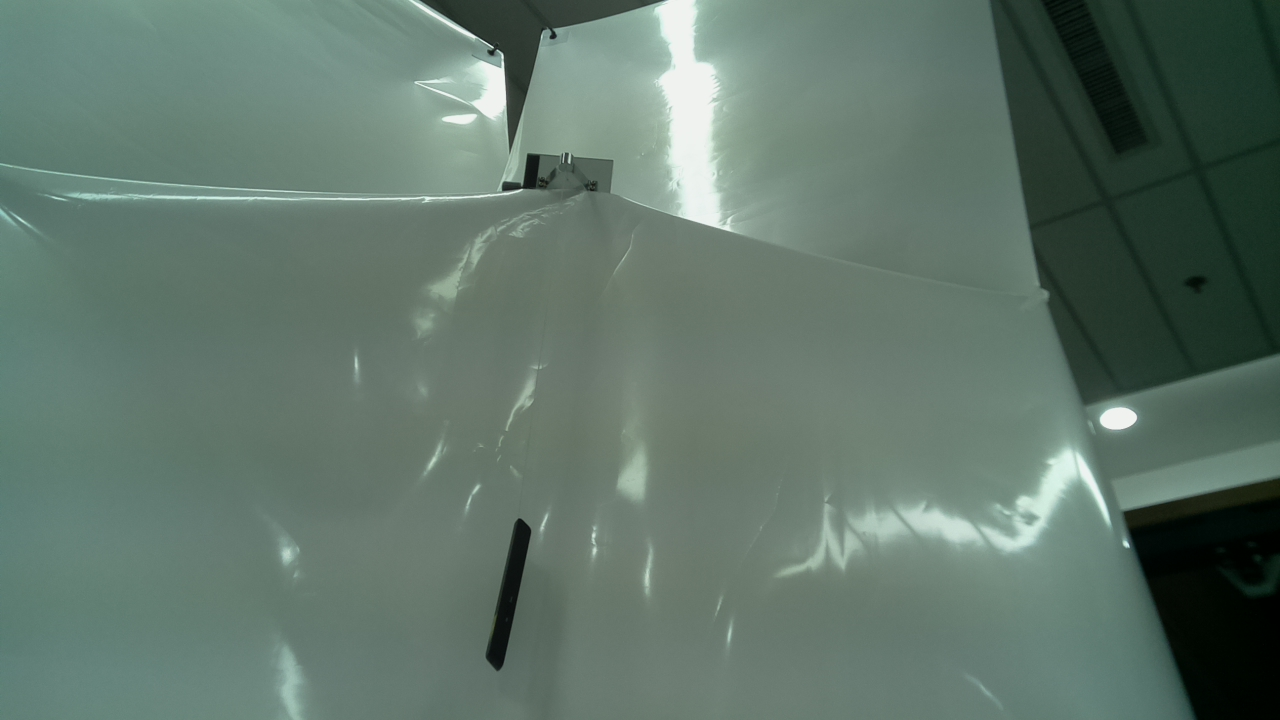
#> input picture testcase/1.jpg, 1280 x 720 px, given in place of , which was not available
$ python livevideoAna.py
#> lines starting #> are read from the running program, lines starting #| are printed output that depends on the picture; after the words box and inside, x2 and y2 are one past the last pixel; in counts of white or black regions, pixels touching at a corner belong together; pictures that were not available may be replaced by others from this repository, and a replacement may not be noted
import cv2
import numpy as np
import matplotlib.pyplot as plt
import time
import math
import winsound
import sys

ProgramStartTime = time.time()
# 620x480
file_test = r"http://169.254.121.50:8080/?action=stream"
cap = cv2.VideoCapture(file_test)


# region 模块化算法
def showimg(img):
    plt.imshow(img, "gray")
    plt.show()


def imgRoundDect(img):
    ret, thre_img1 = cv2.threshold(img, 50, 255, cv2.THRESH_BINARY)
    return 255 - thre_img1


# 计算二值化图像中有数据图像的中心点
def findRealCont(thimg):
    contours, hierarchy = cv2.findContours(thimg, cv2.RETR_TREE, cv2.CHAIN_APPROX_SIMPLE)
    finalCon = contours[0]
    for con in contours:
        if cv2.contourArea(con) < 1000:
            continue
        else:
            finalCon = con
    finalCon.resize(finalCon.shape[0], 2)
    return finalCon, thimg


def meanPoint(thimg):
    contours = findRealCont(thimg)
    avr_x, avr_y = np.mean(contours, axis=0)
    return int(avr_x), int(avr_y)


def centerPoint(thimg):
    mom = cv2.moments(thimg)
    center_x = int(mom["m10"] / mom["m00"])
    center_y = int(mom["m01"] / mom["m00"])
    return center_x, center_y


def drawCenterPoint(img):
    meanX, meanY = centerPoint(img)
    img_rgb = cv2.cvtColor(img, cv2.COLOR_GRAY2BGR)
    cv2.circle(img_rgb, (meanX, meanY), 3, (0, 0, 255))
    cv2.imshow("centerPoint", img_rgb)
    return meanX, meanY


def drawCont(thimg):
    tempimg = thimg.copy()
    contours = findRealCont(tempimg)
    img_rgb = cv2.cvtColor(tempimg, cv2.COLOR_GRAY2BGR)
    for point in contours:
        cv2.circle(tempimg, point, 1, (0, 0, 255))
    cv2.imshow("Cont", tempimg)


def drawPointonImg(img, px, py):
    img_rgb = cv2.cvtColor(img, cv2.COLOR_GRAY2BGR)
    cv2.circle(img_rgb, (px, py), 3, (0, 0, 255))
    cv2.imshow("centerPoint", img_rgb)


def signal(intput):
    if intput >= 0:
        return 1
    if intput < 0:
        return -1


def Time2Length(time):
    return time ** 2 * 9.886 / (4 * math.pi ** 2)


# endregion

# region 控制变量
isFirstShow = True
LastX = 0
DireX = 0
LastY = 0
DireY = 0
Ttime = []
couter = 0
startTime = 0
LastTime = 0
# endregion
Lresult = 0
RangeXChangement=0
while True:
    if time.time() - ProgramStartTime > 23:
        break
    # region 取帧
    ret, frame = cap.read()
#> frame is the input picture: shape (720, 1280, 3); mean B, G, R 106.2, 117.3, 96.4
    # 如果视频结束，跳出循环
    if not ret:
        break
    cv2.imshow("source", frame)
    # frame=frame[cut_y_offset:550,cut_x_offset:850]
    # cv2.imshow("cut", frame)
    img = cv2.cvtColor(frame, cv2.COLOR_BGR2GRAY)
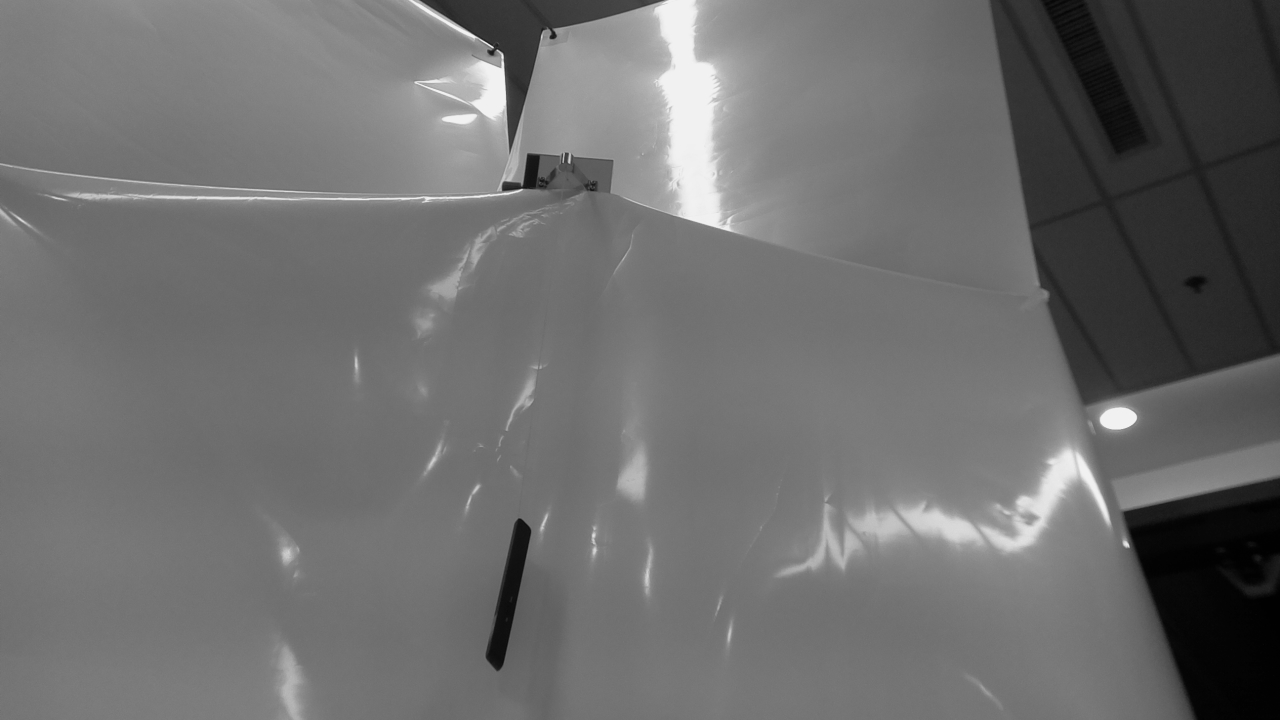
#> img: shape (720, 1280); min 1, max 243, mean 109.8
    if isFirstShow:
        isFirstShow = False
        showimg(img)
    # endregion
    thimg = imgRoundDect(img)  # 二值化
#> in imgRoundDect, `ret, thre_img1 = cv2.threshold(img, 50, 255, cv2.THRESH_BINARY)`:
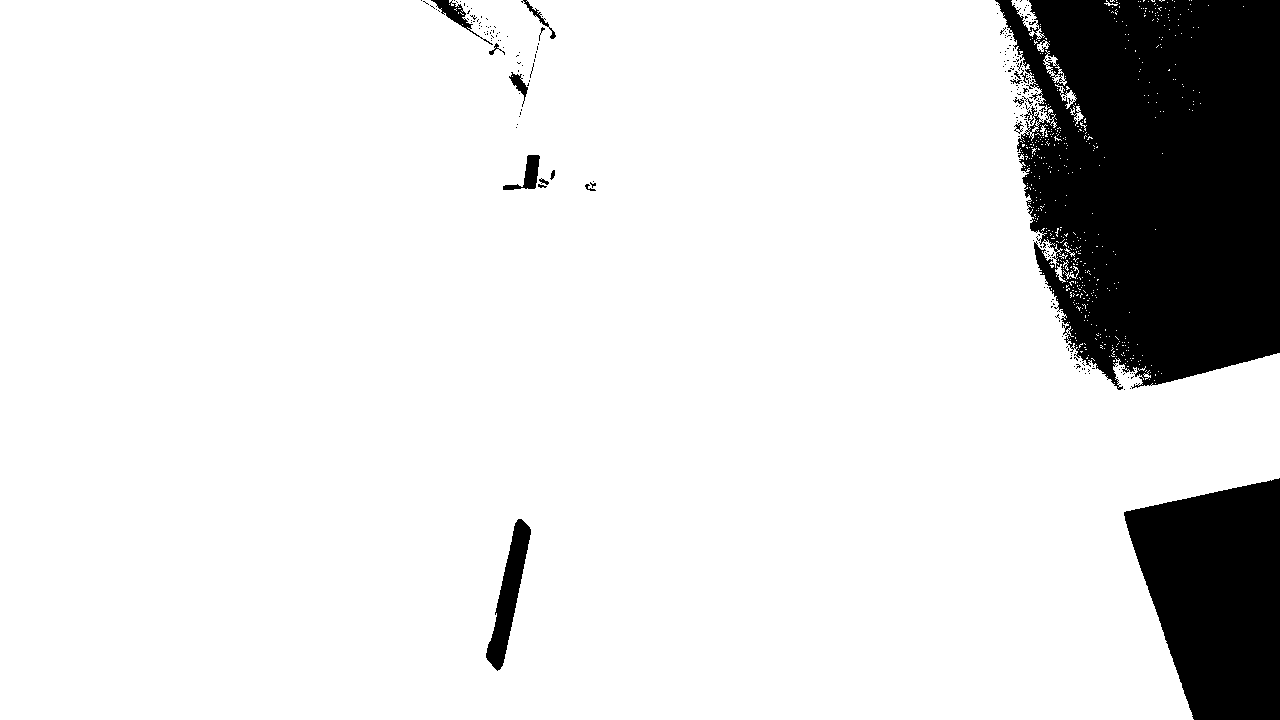
#> thre_img1: shape (720, 1280); 86.9% white; 240 black regions (221 under 20 px), largest, box (x1, y1, x2, y2) and area: (995, 0, 1280, 390) 87680, (1124, 478, 1280, 720) 28064, (486, 519, 531, 671) 2596
    cv2.imshow("Thred", thimg)
    # [7 lines of commented-out code are left out]
    X, Y = drawCenterPoint(thimg)
#> in centerPoint, `mom = cv2.moments(thimg)`: mom = moments, m00 30766770, centre m10/m00, m01/m00 = (1148.6, 282.7)
#> in centerPoint, `center_x = int(mom["m10"] / mom["m00"])`: center_x = 1148
#> in centerPoint, `center_y = int(mom["m01"] / mom["m00"])`: center_y = 282
#> in drawCenterPoint, `meanX, meanY = centerPoint(img)`: meanX = 1148; meanY = 282
#> in drawCenterPoint, `cv2.circle(img_rgb, (meanX, meanY), 3, (0, 0, 255))`:
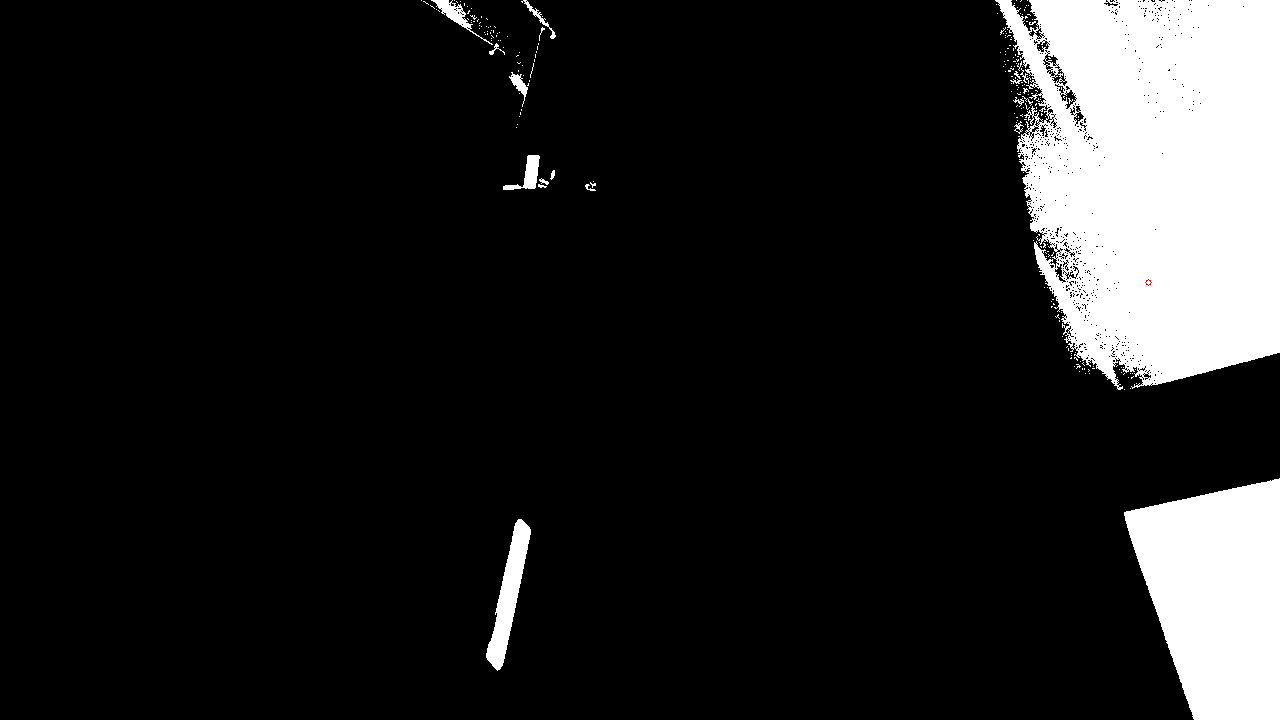
#> img_rgb: shape (720, 1280, 3); mean B, G, R 33.4, 33.4, 33.4
#> X = 1148; Y = 282
    if LastX == 0:
        LastX = X
#> LastX = 1148
        DireX = signal(X - LastX)
#> DireX = 1
    if LastY == 0:
        LastY = Y
#> LastY = 282
        DireY = signal(Y - LastY)
#> DireY = 1
    # print(X-LastX)
    if (X - LastX) * DireX < 0 and time.time() - LastTime > 0.5:
        couter = couter + 1
        DireX = -DireX
        DireY = -DireY
        if couter == 5:
            startTime = time.time()
            LastTime = startTime
        if couter > 5:
            Ttime.append(time.time() - LastTime)
            LastTime = time.time()
            print(f"T is {Ttime[-1]}")
            Lresult = Time2Length(2 * np.mean(Ttime)) * 100
            print(f"L is {Lresult} cm")
    LastX = X
    LastY = Y
    # endreigon
    # region 按Esc键退出
    k = cv2.waitKey(1)
#> (key Esc is pressed here)
    if k == 27:
        break
    # endregion

cap.release()
cv2.destroyAllWindows()
print(f"真实摆长:{Lresult}cm,摆线长度:{Lresult - 7.5}cm")
winsound.Beep(6000, 2000)

$ run again, on testcase/2.png
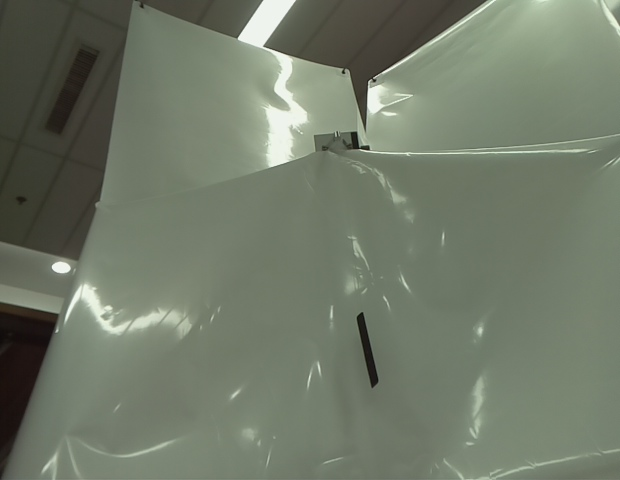
#> input picture testcase/2.png, 620 x 480 px, given in place of , which was not available
#> frame is the input picture: shape (480, 620, 3); mean B, G, R 104.5, 121.3, 112.7
#> in imgRoundDect, `ret, thre_img1 = cv2.threshold(img, 50, 255, cv2.THRESH_BINARY)`:
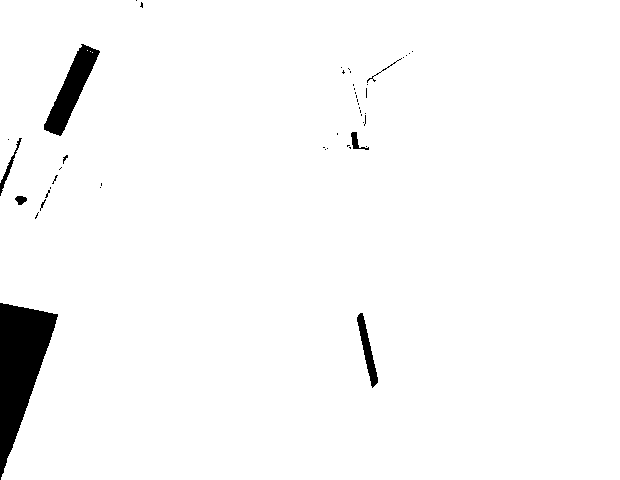
#> thre_img1: shape (480, 620); 97.2% white; 48 black regions (39 under 20 px), largest, box (x1, y1, x2, y2) and area: (0, 303, 58, 480) 5317, (44, 44, 100, 136) 1879, (357, 313, 378, 388) 548
#> mom = moments, m00 2129505, centre m10/m00, m01/m00 = (64.02, 287.1)
#> center_x = 64
#> center_y = 287
#> meanX = 64; meanY = 287
#> in drawCenterPoint, `cv2.circle(img_rgb, (meanX, meanY), 3, (0, 0, 255))`:
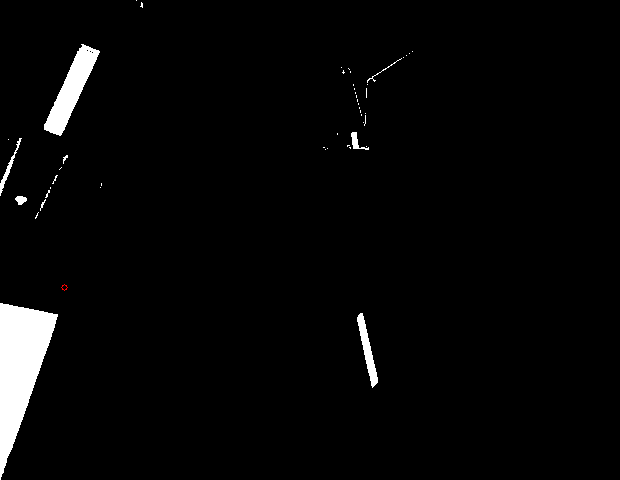
#> img_rgb: shape (480, 620, 3); mean B, G, R 7.2, 7.2, 7.2
#> X = 64; Y = 287
#> LastX = 64
#> DireX = 1
#> LastY = 287
#> DireY = 1
